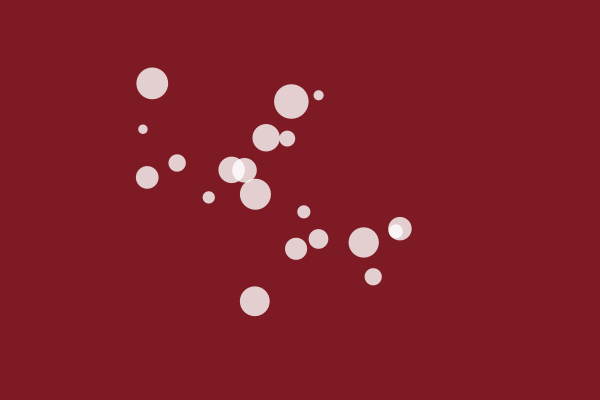
Frame 1 (no input)
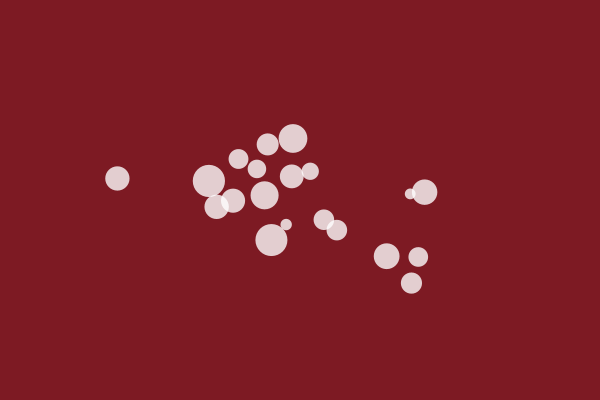
Frame 60 (the mouse pressed at the canvas centre just before this capture)
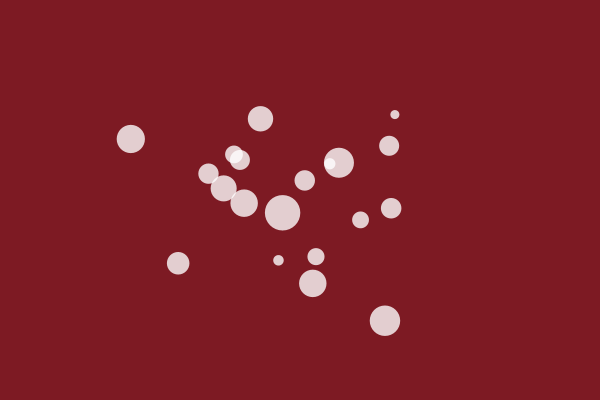
Frame 120 (the mouse held since frame 60 and released just before this capture)

The Processing sketch that drew these frames (run headless with seeded random() and noise(); from frame 60 on, the mouse is pressed at the canvas centre):

// Processing sketch: bubbles
// ── bubbles.pde
float t = 0;

void setup(){
  size(600, 400);
}

void draw(){
  background(125, 26, 35);
  
  for (int i = 0; i < 20; i++){
    
    float x = noise(i * 10 + t) * width;
    float y = noise(i * 20 + t) * height;
    
    float size = noise(i * 30 + t) * 50;
    
    fill(255, 200);
    noStroke();
    
    ellipse(x, y, size, size);
  }
  t += 0.01;
}
